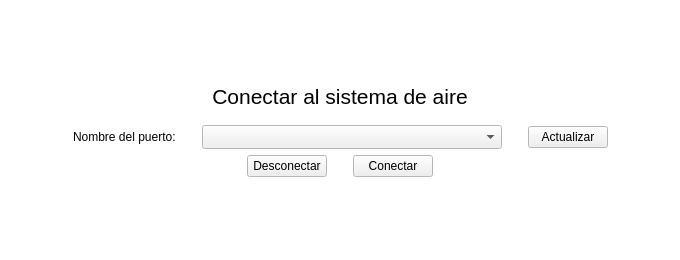
<?xml version="1.0" encoding="UTF-8"?>
<ui version="4.0">
 <class>MainWindowConectarAPuerto</class>
 <widget class="QMainWindow" name="MainWindowConectarAPuerto">
  <property name="geometry">
   <rect>
    <x>0</x>
    <y>0</y>
    <width>680</width>
    <height>260</height>
   </rect>
  </property>
  <property name="minimumSize">
   <size>
    <width>680</width>
    <height>260</height>
   </size>
  </property>
  <property name="maximumSize">
   <size>
    <width>680</width>
    <height>260</height>
   </size>
  </property>
  <property name="palette">
   <palette>
    <active>
     <colorrole role="Base">
      <brush brushstyle="SolidPattern">
       <color alpha="255">
        <red>255</red>
        <green>255</green>
        <blue>255</blue>
       </color>
      </brush>
     </colorrole>
     <colorrole role="Window">
      <brush brushstyle="SolidPattern">
       <color alpha="255">
        <red>255</red>
        <green>255</green>
        <blue>255</blue>
       </color>
      </brush>
     </colorrole>
    </active>
    <inactive>
     <colorrole role="Base">
      <brush brushstyle="SolidPattern">
       <color alpha="255">
        <red>255</red>
        <green>255</green>
        <blue>255</blue>
       </color>
      </brush>
     </colorrole>
     <colorrole role="Window">
      <brush brushstyle="SolidPattern">
       <color alpha="255">
        <red>255</red>
        <green>255</green>
        <blue>255</blue>
       </color>
      </brush>
     </colorrole>
    </inactive>
    <disabled>
     <colorrole role="Base">
      <brush brushstyle="SolidPattern">
       <color alpha="255">
        <red>255</red>
        <green>255</green>
        <blue>255</blue>
       </color>
      </brush>
     </colorrole>
     <colorrole role="Window">
      <brush brushstyle="SolidPattern">
       <color alpha="255">
        <red>255</red>
        <green>255</green>
        <blue>255</blue>
       </color>
      </brush>
     </colorrole>
    </disabled>
   </palette>
  </property>
  <property name="windowTitle">
   <string>Conectar al puerto</string>
  </property>
  <widget class="QWidget" name="centralwidget">
   <layout class="QVBoxLayout" name="verticalLayout">
    <item>
     <spacer name="verticalSpacer">
      <property name="orientation">
       <enum>Qt::Vertical</enum>
      </property>
      <property name="sizeHint" stdset="0">
       <size>
        <width>20</width>
        <height>73</height>
       </size>
      </property>
     </spacer>
    </item>
    <item>
     <widget class="QLabel" name="label_2">
      <property name="font">
       <font>
        <pointsize>16</pointsize>
       </font>
      </property>
      <property name="text">
       <string>Conectar al sistema de aire</string>
      </property>
      <property name="alignment">
       <set>Qt::AlignCenter</set>
      </property>
     </widget>
    </item>
    <item>
     <spacer name="verticalSpacer_3">
      <property name="orientation">
       <enum>Qt::Vertical</enum>
      </property>
      <property name="sizeType">
       <enum>QSizePolicy::Preferred</enum>
      </property>
      <property name="sizeHint" stdset="0">
       <size>
        <width>20</width>
        <height>10</height>
       </size>
      </property>
     </spacer>
    </item>
    <item>
     <layout class="QHBoxLayout" name="horizontalLayout">
      <item>
       <spacer name="horizontalSpacer">
        <property name="orientation">
         <enum>Qt::Horizontal</enum>
        </property>
        <property name="sizeHint" stdset="0">
         <size>
          <width>40</width>
          <height>20</height>
         </size>
        </property>
       </spacer>
      </item>
      <item>
       <widget class="QLabel" name="label">
        <property name="text">
         <string>Nombre del puerto:</string>
        </property>
       </widget>
      </item>
      <item>
       <spacer name="horizontalSpacer_2">
        <property name="orientation">
         <enum>Qt::Horizontal</enum>
        </property>
        <property name="sizeType">
         <enum>QSizePolicy::Preferred</enum>
        </property>
        <property name="sizeHint" stdset="0">
         <size>
          <width>20</width>
          <height>20</height>
         </size>
        </property>
       </spacer>
      </item>
      <item>
       <widget class="QComboBox" name="comboBoxPuertosDisponibles">
        <property name="minimumSize">
         <size>
          <width>300</width>
          <height>24</height>
         </size>
        </property>
        <property name="maximumSize">
         <size>
          <width>300</width>
          <height>24</height>
         </size>
        </property>
       </widget>
      </item>
      <item>
       <spacer name="horizontalSpacer_7">
        <property name="orientation">
         <enum>Qt::Horizontal</enum>
        </property>
        <property name="sizeType">
         <enum>QSizePolicy::Preferred</enum>
        </property>
        <property name="sizeHint" stdset="0">
         <size>
          <width>20</width>
          <height>20</height>
         </size>
        </property>
       </spacer>
      </item>
      <item>
       <widget class="QPushButton" name="pushButtonActualizarPuertos">
        <property name="text">
         <string>Actualizar</string>
        </property>
       </widget>
      </item>
      <item>
       <spacer name="horizontalSpacer_3">
        <property name="orientation">
         <enum>Qt::Horizontal</enum>
        </property>
        <property name="sizeHint" stdset="0">
         <size>
          <width>40</width>
          <height>20</height>
         </size>
        </property>
       </spacer>
      </item>
     </layout>
    </item>
    <item>
     <layout class="QHBoxLayout" name="horizontalLayout_2">
      <item>
       <spacer name="horizontalSpacer_4">
        <property name="orientation">
         <enum>Qt::Horizontal</enum>
        </property>
        <property name="sizeHint" stdset="0">
         <size>
          <width>40</width>
          <height>20</height>
         </size>
        </property>
       </spacer>
      </item>
      <item>
       <widget class="QPushButton" name="pushButtonDesconectar">
        <property name="text">
         <string>Desconectar</string>
        </property>
       </widget>
      </item>
      <item>
       <spacer name="horizontalSpacer_6">
        <property name="orientation">
         <enum>Qt::Horizontal</enum>
        </property>
        <property name="sizeType">
         <enum>QSizePolicy::Preferred</enum>
        </property>
        <property name="sizeHint" stdset="0">
         <size>
          <width>20</width>
          <height>20</height>
         </size>
        </property>
       </spacer>
      </item>
      <item>
       <widget class="QPushButton" name="pushButtonConectar">
        <property name="text">
         <string>Conectar</string>
        </property>
       </widget>
      </item>
      <item>
       <spacer name="horizontalSpacer_5">
        <property name="orientation">
         <enum>Qt::Horizontal</enum>
        </property>
        <property name="sizeHint" stdset="0">
         <size>
          <width>40</width>
          <height>20</height>
         </size>
        </property>
       </spacer>
      </item>
     </layout>
    </item>
    <item>
     <spacer name="verticalSpacer_2">
      <property name="orientation">
       <enum>Qt::Vertical</enum>
      </property>
      <property name="sizeHint" stdset="0">
       <size>
        <width>20</width>
        <height>73</height>
       </size>
      </property>
     </spacer>
    </item>
   </layout>
  </widget>
 </widget>
 <resources/>
 <connections/>
</ui>
